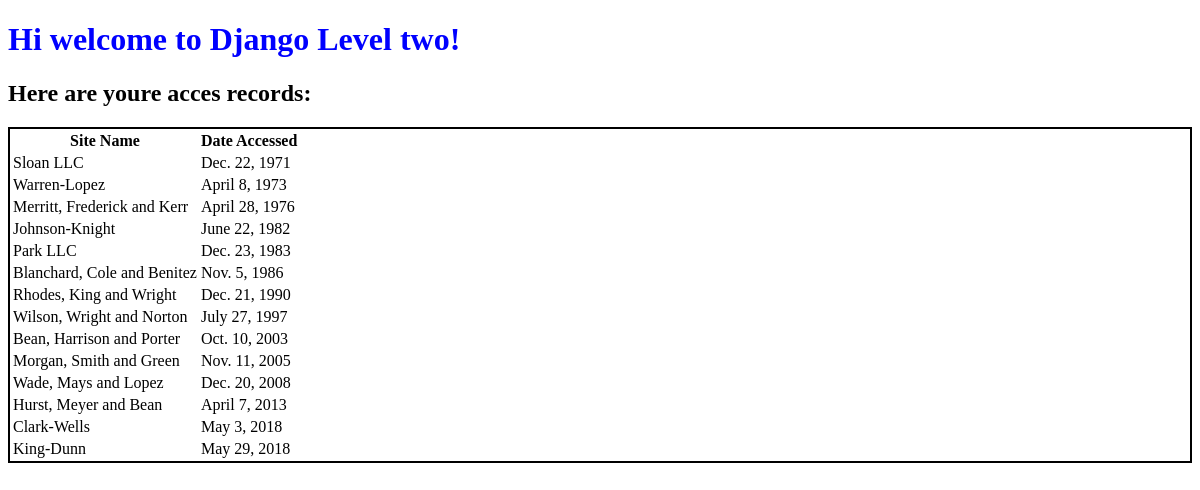
The app's page /, older data.
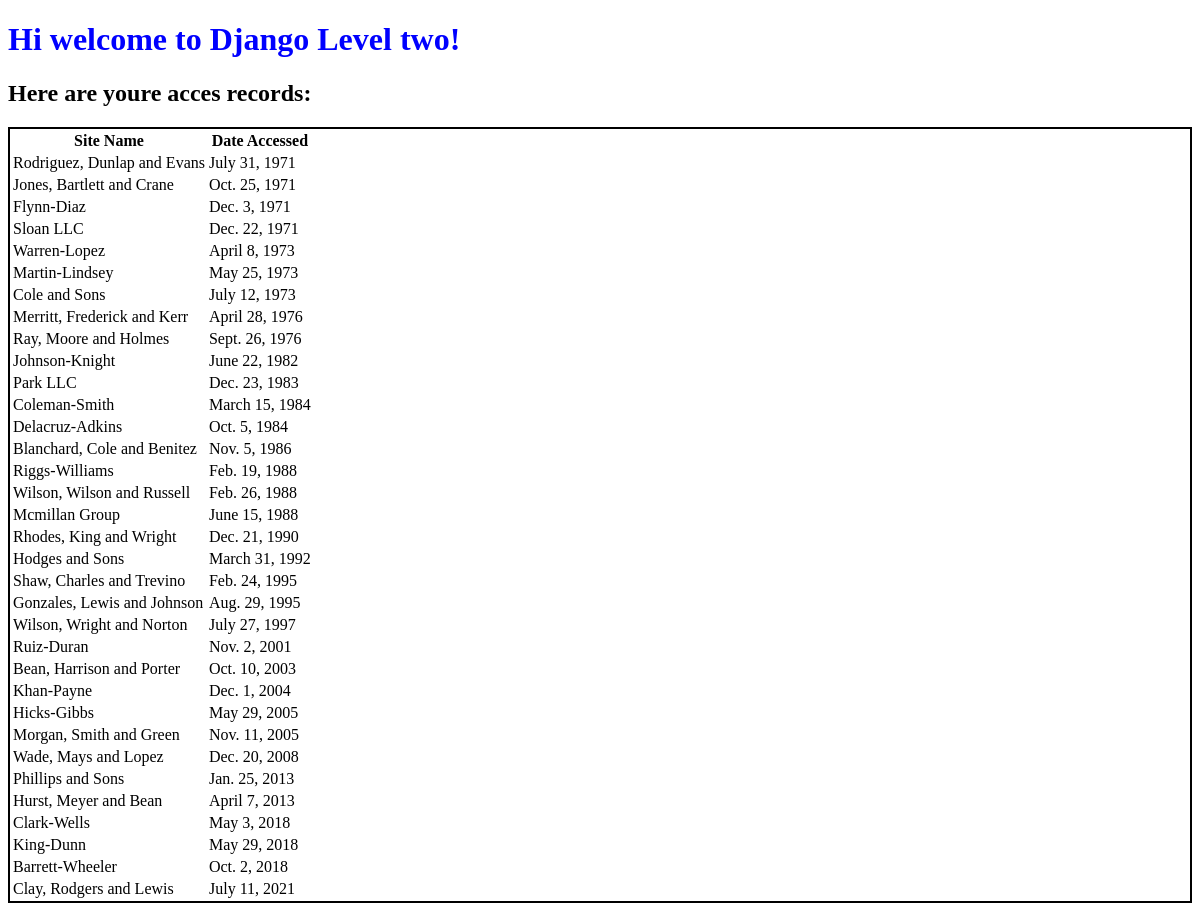
The same page, newer data.
### first_app/models.py (models this page shows, shortened)
class AccessRecord(models.Model):
    name = models.ForeignKey(Webpage, on_delete=models.CASCADE)
    date = models.DateField()

class Webpage(models.Model):
    topic = models.ForeignKey(Topic, on_delete=models.CASCADE)
    name = models.CharField(max_length=264, unique=True)
    url = models.URLField(unique=True)
    def __str__(self):
        return self.name

### first_app/views.py (the view)
# urls.py: path('', views.index, name='index'),
def index(request):
    webpages_list = AccessRecord.objects.order_by('date')
    date_dict = {'access_records':webpages_list}
    my_dict = {
        'insert_me':'Hello I am from views.py!'
    }
    return render(request, 'first_app/index.html', context=date_dict)

### templates/first_app/index.html (shortened to what this page needs)
<!DOCTYPE html>
{% load static %}
<html>
    <head>
        <link rel="stylesheet" href="{% static "css/mystyle.css" %}"/>
    </head>
    <body>
        <h1>Hi welcome to Django Level two!</h1>
        <h2>Here are youre acces records:</h2>
        <div class="djangotwo">
            {% if access_records %}
            <table>
                <thead>
                    <th>Site Name</th>
                    <th>Date Accessed</th>
                </thead>
                {% for acc in access_records %}
                <tr>
                    <td> {{ acc.name }}</td>
                    <td> {{ acc.date }}</td>
                </tr>
                {% endfor %}
            </table>
            {% else %}
                <p>NO ACCESS RECORDS FOUND!</p>
            {% endif %}
        </div>
    </body>
</html>

Row changes from the older to the newer data that the page shows:
added AccessRecord: name "Rodriguez, Dunlap and Evans", date "July 31, 1971"
added AccessRecord: name "Jones, Bartlett and Crane", date "Oct. 25, 1971"
added AccessRecord: name "Flynn-Diaz", date "Dec. 3, 1971"
added AccessRecord: name "Martin-Lindsey", date "May 25, 1973"
added AccessRecord: name "Cole and Sons", date "July 12, 1973"
added AccessRecord: name "Ray, Moore and Holmes", date "Sept. 26, 1976"
added AccessRecord: name "Coleman-Smith", date "March 15, 1984"
added AccessRecord: name "Delacruz-Adkins", date "Oct. 5, 1984"
added AccessRecord: name "Riggs-Williams", date "Feb. 19, 1988"
added AccessRecord: name "Wilson, Wilson and Russell", date "Feb. 26, 1988"
added AccessRecord: name "Mcmillan Group", date "June 15, 1988"
added AccessRecord: name "Hodges and Sons", date "March 31, 1992"
added AccessRecord: name "Shaw, Charles and Trevino", date "Feb. 24, 1995"
added AccessRecord: name "Gonzales, Lewis and Johnson", date "Aug. 29, 1995"
added AccessRecord: name "Ruiz-Duran", date "Nov. 2, 2001"
added AccessRecord: name "Khan-Payne", date "Dec. 1, 2004"
added AccessRecord: name "Hicks-Gibbs", date "May 29, 2005"
added AccessRecord: name "Phillips and Sons", date "Jan. 25, 2013"
added AccessRecord: name "Barrett-Wheeler", date "Oct. 2, 2018"
added AccessRecord: name "Clay, Rodgers and Lewis", date "July 11, 2021"
